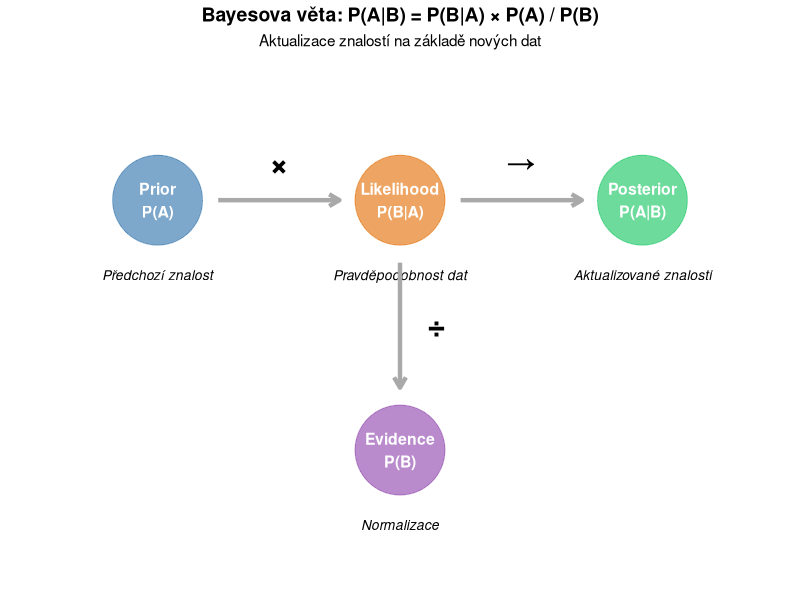
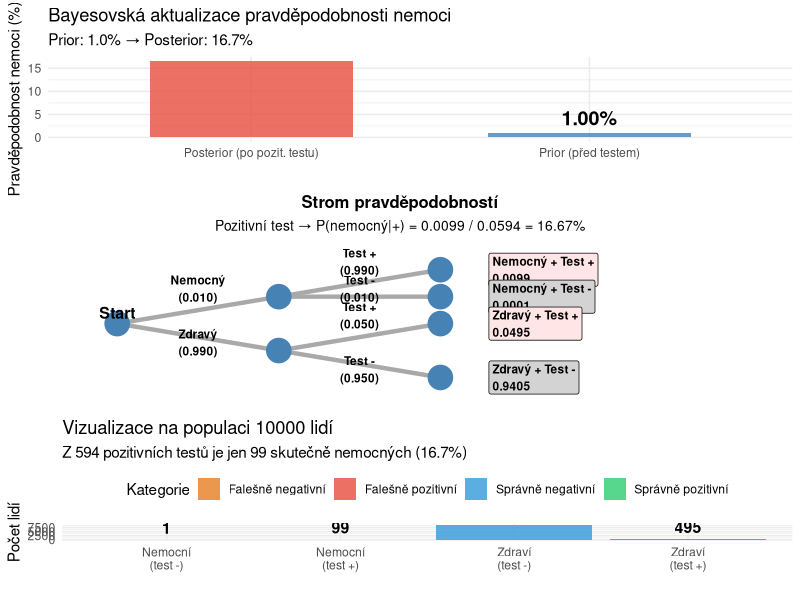

Generate these figures, in order, with R:
## ---- chunk 1
#| label: fig-bayes-components
#| fig-cap: "Komponenty Bayesovy věty"
#| warning: false

library(ggplot2)

# Vytvoření diagramu komponent Bayesovy věty
components <- data.frame(
  x = c(1, 3, 5, 3),
  y = c(3, 3, 3, 1),
  label = c("Prior\nP(A)", "Likelihood\nP(B|A)", "Posterior\nP(A|B)", "Evidence\nP(B)"),
  description = c("Předchozí znalost", "Pravděpodobnost dat", "Aktualizované znalosti", "Normalizace"),
  color = c("steelblue", "#E67E22", "#2ECC71", "#9B59B6")
)

ggplot(components, aes(x = x, y = y)) +
  geom_point(aes(color = label), size = 30, alpha = 0.7) +
  geom_text(aes(label = label), fontface = "bold", size = 4, color = "white") +
  geom_text(aes(label = description, y = y - 0.6), size = 3.5, fontface = "italic") +
  # Šipky ukazující vztahy
  annotate("segment", x = 1.5, xend = 2.5, y = 3, yend = 3,
           arrow = arrow(length = unit(0.3, "cm")), size = 1.5, color = "darkgray") +
  annotate("segment", x = 3.5, xend = 4.5, y = 3, yend = 3,
           arrow = arrow(length = unit(0.3, "cm")), size = 1.5, color = "darkgray") +
  annotate("segment", x = 3, xend = 3, y = 2.5, yend = 1.5,
           arrow = arrow(length = unit(0.3, "cm")), size = 1.5, color = "darkgray") +
  annotate("text", x = 2, y = 3.3, label = "×", size = 8, fontface = "bold") +
  annotate("text", x = 4, y = 3.3, label = "→", size = 8, fontface = "bold") +
  annotate("text", x = 3.3, y = 2, label = "÷", size = 8, fontface = "bold") +
  scale_color_manual(values = c("Prior\nP(A)" = "steelblue",
                                 "Likelihood\nP(B|A)" = "#E67E22",
                                 "Posterior\nP(A|B)" = "#2ECC71",
                                 "Evidence\nP(B)" = "#9B59B6")) +
  labs(
    title = "Bayesova věta: P(A|B) = P(B|A) × P(A) / P(B)",
    subtitle = "Aktualizace znalostí na základě nových dat"
  ) +
  xlim(0, 6) +
  ylim(0, 4) +
  theme_void() +
  theme(
    legend.position = "none",
    plot.title = element_text(hjust = 0.5, face = "bold", size = 14),
    plot.subtitle = element_text(hjust = 0.5, size = 11)
  )
## ---- chunk 2
#| label: fig-medical-bayes
#| fig-cap: "Bayesovská aktualizace při diagnostice onemocnění"
#| warning: false
#| fig-height: 20

library(ggplot2)
library(gridExtra)

# Parametry problému
prevalence <- 0.01  # P(A) - pravděpodobnost nemoci
senzitivita <- 0.99  # P(B|A) - test pozitivní když nemocný
specificita <- 0.95  # P(Ne B|Ne A) - test negativní když zdravý
false_positive <- 1 - specificita  # 0.05

# Výpočet P(B) - pravděpodobnost pozitivního testu
p_B <- senzitivita * prevalence + false_positive * (1 - prevalence)

# Bayesův výpočet P(A|B) - pravděpodobnost nemoci když test pozitivní
posterior <- (senzitivita * prevalence) / p_B

# Graf 1: Prior vs Posterior
data_comparison <- data.frame(
  faze = c("Prior (před testem)", "Posterior (po pozit. testu)"),
  pravdepodobnost = c(prevalence, posterior) * 100
)

p1 <- ggplot(data_comparison, aes(x = faze, y = pravdepodobnost, fill = faze)) +
  geom_col(alpha = 0.8, width = 0.6) +
  geom_text(aes(label = sprintf("%.2f%%", pravdepodobnost)),
            vjust = -0.5, fontface = "bold", size = 5) +
  labs(
    title = "Bayesovská aktualizace pravděpodobnosti nemoci",
    subtitle = sprintf("Prior: %.1f%% → Posterior: %.1f%%", prevalence * 100, posterior * 100),
    x = "",
    y = "Pravděpodobnost nemoci (%)"
  ) +
  scale_fill_manual(values = c("Prior (před testem)" = "steelblue",
                                "Posterior (po pozit. testu)" = "#E74C3C")) +
  theme_minimal() +
  theme(legend.position = "none")

# Graf 2: Strom pravděpodobností
# Vytvoření dat pro strom
tree_data <- data.frame(
  x_start = c(0, 0, 1, 1, 1, 1),
  y_start = c(2, 2, 2.5, 2.5, 1.5, 1.5),
  x_end = c(1, 1, 2, 2, 2, 2),
  y_end = c(2.5, 1.5, 3, 2.5, 2, 1),
  label_path = c("Nemocný", "Zdravý", "Test +", "Test -", "Test +", "Test -"),
  prob = c(prevalence, 1-prevalence, senzitivita, 1-senzitivita,
           false_positive, specificita)
)

# Koncové pravděpodobnosti
outcomes <- data.frame(
  x = 2,
  y = c(3, 2.5, 2, 1),
  label = c(
    sprintf("Nemocný + Test +\n%.4f", prevalence * senzitivita),
    sprintf("Nemocný + Test -\n%.4f", prevalence * (1-senzitivita)),
    sprintf("Zdravý + Test +\n%.4f", (1-prevalence) * false_positive),
    sprintf("Zdravý + Test -\n%.4f", (1-prevalence) * specificita)
  ),
  highlight = c(TRUE, FALSE, TRUE, FALSE)  # Zvýrazníme pozitivní testy
)

p2 <- ggplot() +
  geom_segment(data = tree_data, aes(x = x_start, y = y_start,
                                      xend = x_end, yend = y_end),
               size = 1.5, color = "darkgray") +
  geom_point(data = data.frame(x = c(0, 1, 1, 2, 2, 2, 2),
                                y = c(2, 2.5, 1.5, 3, 2.5, 2, 1)),
             aes(x = x, y = y), size = 8, color = "steelblue") +
  geom_text(data = tree_data, aes(x = (x_start + x_end)/2,
                                   y = y_end + 0.15,
                                   label = sprintf("%s\n(%.3f)", label_path, prob)),
            size = 3, fontface = "bold") +
  geom_label(data = outcomes, aes(x = x + 0.3, y = y, label = label,
                                   fill = highlight),
             size = 3, fontface = "bold", hjust = 0) +
  annotate("text", x = 0, y = 2.2, label = "Start", fontface = "bold", size = 4) +
  scale_fill_manual(values = c("FALSE" = "lightgray", "TRUE" = "#FFE5E5")) +
  labs(
    title = "Strom pravděpodobností",
    subtitle = sprintf("Pozitivní test → P(nemocný|+) = %.4f / %.4f = %.2f%%",
                       prevalence * senzitivita, p_B, posterior * 100)
  ) +
  xlim(-0.5, 4) +
  ylim(0.5, 3.5) +
  theme_void() +
  theme(
    legend.position = "none",
    plot.title = element_text(hjust = 0.5, face = "bold", size = 12),
    plot.subtitle = element_text(hjust = 0.5, size = 10)
  )

# Graf 3: Vizualizace z 10 000 lidí
n_total <- 10000
n_sick <- round(n_total * prevalence)
n_healthy <- n_total - n_sick
n_sick_positive <- round(n_sick * senzitivita)
n_sick_negative <- n_sick - n_sick_positive
n_healthy_positive <- round(n_healthy * false_positive)
n_healthy_negative <- n_healthy - n_healthy_positive

population_data <- data.frame(
  kategorie = c("Nemocní\n(test +)", "Nemocní\n(test -)",
                "Zdraví\n(test +)", "Zdraví\n(test -)"),
  pocet = c(n_sick_positive, n_sick_negative, n_healthy_positive, n_healthy_negative),
  barva = c("Správně pozitivní", "Falešně negativní",
            "Falešně pozitivní", "Správně negativní")
)

p3 <- ggplot(population_data, aes(x = kategorie, y = pocet, fill = barva)) +
  geom_col(alpha = 0.8) +
  geom_text(aes(label = pocet), vjust = -0.5, fontface = "bold", size = 4) +
  labs(
    title = sprintf("Vizualizace na populaci %d lidí", n_total),
    subtitle = sprintf("Z %d pozitivních testů je jen %d skutečně nemocných (%.1f%%)",
                       n_sick_positive + n_healthy_positive, n_sick_positive, posterior * 100),
    x = "",
    y = "Počet lidí",
    fill = "Kategorie"
  ) +
  scale_fill_manual(values = c("Správně pozitivní" = "#2ECC71",
                                "Falešně negativní" = "#E67E22",
                                "Falešně pozitivní" = "#E74C3C",
                                "Správně negativní" = "#3498DB")) +
  theme_minimal() +
  theme(legend.position = "top")

gridExtra::grid.arrange(p1, p2, p3, ncol = 1, heights = c(1, 1.2, 1))
